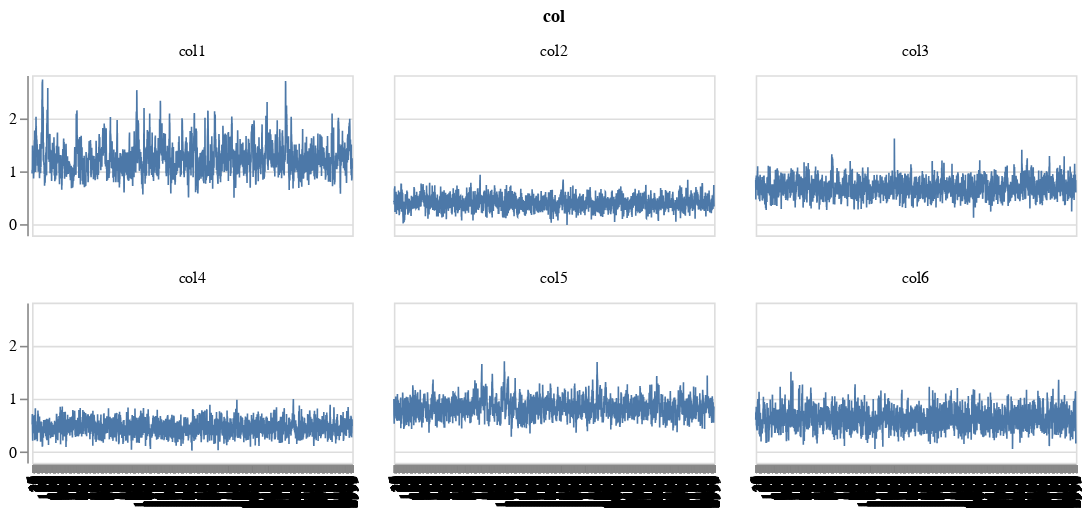

Notebook cell for this chart:
### Code cell
mcmc_chart = alt.Chart(df3).mark_line(
    opacity = 1,
    strokeWidth = 1,
).encode(
    alt.Y('value', title=None),
    alt.X('index:O',
          title=None
         )
).properties(width=200, height=100)

(mcmc_chart).facet(
    alt.Facet('col'),
    columns=3
)

### Figure 1 — Vega-Lite specification as saved in the notebook (floating-point values rounded to 4 significant figures; data arrays with more than 128 entries replaced by an {"elided": "..."} marker saying what was removed)
{"config": {"view": {"continuousWidth": 400, "continuousHeight": 300}}, "data": {"name": "data-d29516158cbd369d86df9040291cc37e"}, "facet": {"type": "nominal", "field": "col"}, "spec": {"mark": {"type": "line", "opacity": 1, "strokeWidth": 1}, "encoding": {"x": {"type": "ordinal", "field": "index", "title": null}, "y": {"type": "quantitative", "field": "value", "title": null}}, "height": 100, "width": 200}, "columns": 3, "$schema": "https://vega.github.io/schema/vega-lite/v4.8.1.json", "datasets": {"data-d29516158cbd369d86df9040291cc37e": {"elided": "18000 records"}}}
